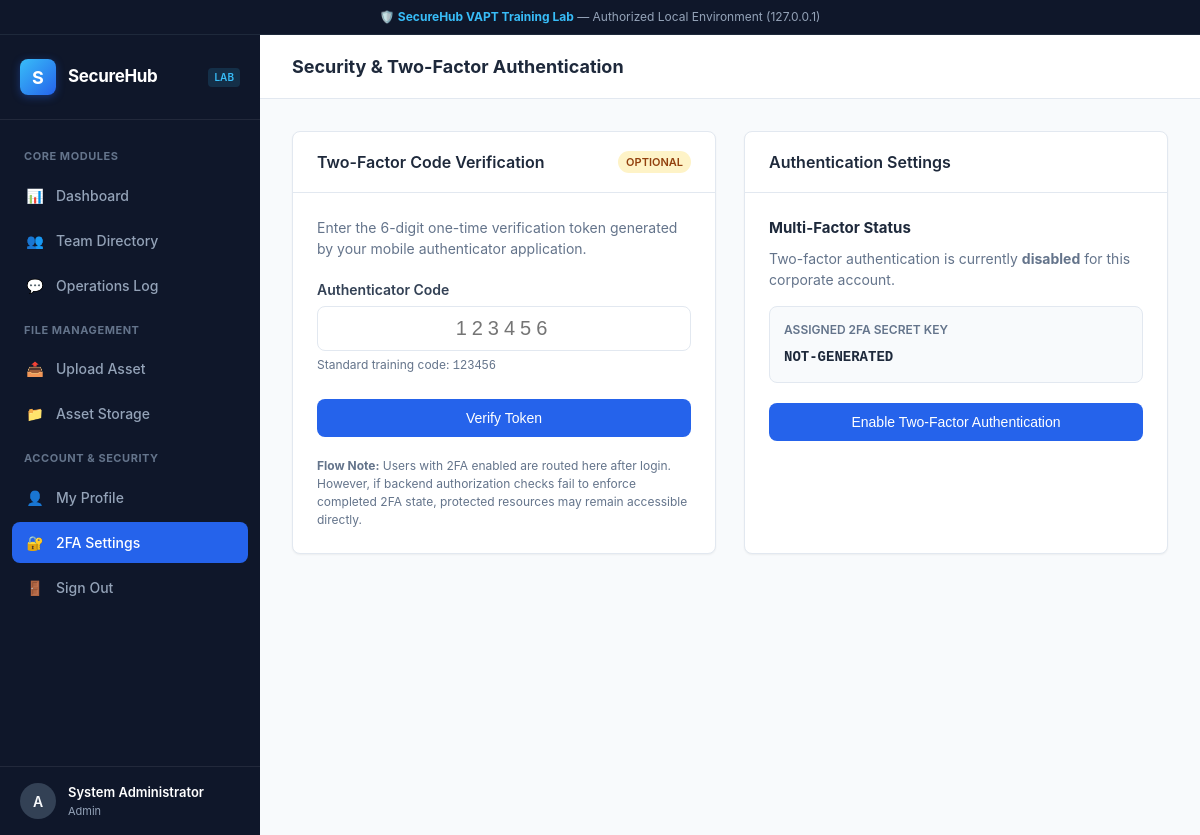
/2fa (signed in), run on the app's committed database.
### tables this page shows
CREATE TABLE users (
            id INTEGER PRIMARY KEY AUTOINCREMENT,
            username TEXT UNIQUE NOT NULL,
            password TEXT NOT NULL,
            email TEXT NOT NULL,
            role TEXT NOT NULL DEFAULT 'user',
            display_name TEXT,
            phone TEXT,
            address TEXT,
            bio TEXT,
            two_factor_enabled INTEGER DEFAULT 0,
            two_factor_secret TEXT
        );

### app.py (the view, shortened to what this page needs)
@app.route("/2fa", methods=["GET", "POST"])
@login_required
def two_factor_view():
    user = get_current_user()
    db = get_db()
    return render_template("2fa.html", user=user, current_user=user, active_page="2fa")

### app.py (called while the page is built)
def get_db():
    if "db" not in g:
        g.db = sqlite3.connect(DATABASE_PATH)
        g.db.row_factory = sqlite3.Row
    return g.db

def get_current_user():
    user_id = session.get("user_id")
    if not user_id:
        return None
    db = get_db()
    return db.execute("SELECT * FROM users WHERE id = ?", (user_id,)).fetchone()

def login_required(f):
    @functools.wraps(f)
    def decorated_function(*args, **kwargs):
        if "user_id" not in session:
            flash("Please sign in to access this workspace resource.", "warning")
            return redirect(url_for("login"))
        return f(*args, **kwargs)
    return decorated_function

### templates/2fa.html (shortened to what this page needs)
{% extends "base.html" %}
{% block header_title %}Security & Two-Factor Authentication{% endblock %}
{% block content %}
<div style="display: grid; grid-template-columns: 1fr 1fr; gap: 28px; max-width: 960px;">
    <div class="card">
        <div class="card-header">
            <h2>Two-Factor Code Verification</h2>
            {% if user.two_factor_enabled %}
                <span class="badge badge-success">Active</span>
            {% else %}
                <span class="badge badge-warning">Optional</span>
            {% endif %}
        </div>
        <div class="card-body">
            <p style="font-size: 14px; color: var(--text-muted); margin-bottom: 20px;">
                Enter the 6-digit one-time verification token generated by your mobile authenticator application.
            </p>
            <form method="POST" action="{{ url_for('two_factor_view') }}">
                <div class="form-group">
                    <label class="form-label" for="code">Authenticator Code</label>
                    <input type="text" id="code" name="code" class="form-control" placeholder="123456" maxlength="8" style="font-size: 20px; letter-spacing: 0.25em; text-align: center;" required>
                    <span class="form-hint">Standard training code: <code>123456</code></span>
                </div>
                <div style="margin-top: 24px;">
                    <button type="submit" class="btn btn-primary btn-block">Verify Token</button>
                </div>
            </form>
            <div style="margin-top: 20px; font-size: 12px; color: var(--text-muted); line-height: 1.5;">
                <strong>Flow Note:</strong> Users with 2FA enabled are routed here after login. However, if backend authorization checks fail to enforce completed 2FA state, protected resources may remain accessible directly.
            </div>
        </div>
    </div>
    <div class="card">
        <div class="card-header">
            <h2>Authentication Settings</h2>
        </div>
        <div class="card-body">
            <h4 style="font-size: 15px; margin-bottom: 8px;">Multi-Factor Status</h4>
            <p style="font-size: 14px; color: var(--text-muted); margin-bottom: 16px;">
                {% if user.two_factor_enabled %}
                    Two-factor authentication is currently <strong>enabled</strong> for this corporate account.
                {% else %}
                    Two-factor authentication is currently <strong>disabled</strong> for this corporate account.
                {% endif %}
            </p>
            <div style="background: #f8fafc; padding: 14px; border-radius: var(--radius); border: 1px solid var(--border-color); margin-bottom: 20px;">
                <div style="font-size: 12px; font-weight: 600; text-transform: uppercase; color: var(--text-muted); margin-bottom: 4px;">Assigned 2FA Secret Key</div>
                <code style="font-size: 14px; font-weight: 700; color: #1e293b;">{{ user.two_factor_secret or 'NOT-GENERATED' }}</code>
            </div>
            <form method="POST" action="{{ url_for('two_factor_view') }}">
                {% if user.two_factor_enabled %}
                    <button type="submit" class="btn btn-danger btn-block">Disable Two-Factor Authentication</button>
                {% else %}
                    <button type="submit" class="btn btn-primary btn-block">Enable Two-Factor Authentication</button>
                {% endif %}
            </form>
        </div>
    </div>
</div>
{% endblock %}

### templates/base.html (shortened to what this page needs)
<!DOCTYPE html>
<html lang="en">
<head>
    <link rel="stylesheet" href="{{ url_for('static', filename='css/style.css') }}">
</head>
<body>
    <div class="lab-banner">
        <span>🛡️ <strong>SecureHub VAPT Training Lab</strong> — Authorized Local Environment (127.0.0.1)</span>
    </div>
    <div class="app-container">
        <aside class="sidebar">
            <div class="brand-header">
                <div class="brand-logo">S</div>
                <div class="brand-title">SecureHub</div>
                <span class="brand-badge">Lab</span>
            </div>
            <nav class="nav-menu">
                <div class="nav-section-title">Core Modules</div>
                <a href="{{ url_for('dashboard') }}" class="nav-item {% if active_page == 'dashboard' %}active{% endif %}">
                    <span class="nav-icon">📊</span>
                    <span>Dashboard</span>
                </a>
                <a href="{{ url_for('users_list') }}" class="nav-item {% if active_page == 'users' %}active{% endif %}">
                    <span class="nav-icon">👥</span>
                    <span>Team Directory</span>
                </a>
                <a href="{{ url_for('comments_view') }}" class="nav-item {% if active_page == 'comments' %}active{% endif %}">
                    <span class="nav-icon">💬</span>
                    <span>Operations Log</span>
                </a>
                <div class="nav-section-title">File Management</div>
                <a href="{{ url_for('upload_view') }}" class="nav-item {% if active_page == 'upload' %}active{% endif %}">
                    <span class="nav-icon">📤</span>
                    <span>Upload Asset</span>
                </a>
                <a href="{{ url_for('uploads_gallery') }}" class="nav-item {% if active_page == 'uploads' %}active{% endif %}">
                    <span class="nav-icon">📁</span>
                    <span>Asset Storage</span>
                </a>
                <div class="nav-section-title">Account & Security</div>
                <a href="{{ url_for('profile_view') }}" class="nav-item {% if active_page == 'profile' %}active{% endif %}">
                    <span class="nav-icon">👤</span>
                    <span>My Profile</span>
                </a>
                <a href="{{ url_for('two_factor_view') }}" class="nav-item {% if active_page == '2fa' %}active{% endif %}">
                    <span class="nav-icon">🔐</span>
                    <span>2FA Settings</span>
                </a>
                <a href="{{ url_for('logout') }}" class="nav-item">
                    <span class="nav-icon">🚪</span>
                    <span>Sign Out</span>
                </a>
            </nav>
            {% if current_user %}
            <div class="sidebar-user">
                <div class="user-avatar">{{ current_user['username'][0].upper() }}</div>
                <div class="user-info">
                    <div class="user-name">{{ current_user['display_name'] or current_user['username'] }}</div>
                    <div class="user-role">{{ current_user['role'] }}</div>
                </div>
            </div>
            {% endif %}
        </aside>
        <main class="main-wrapper">
            <header class="top-navbar">
                <div class="page-headline">{% block header_title %}Workspace Overview{% endblock %}</div>
            </header>
            <div class="content-container">
                {% block content %}{% endblock %}
            </div>
        </main>
    </div>
</body>
</html>

### data on the page
users: username "A", display_name "System Administrator", role "Admin"

### other printed values
{{ user.two_factor_secret or 'NOT-GENERATED' }} "NOT-GENERATED"
